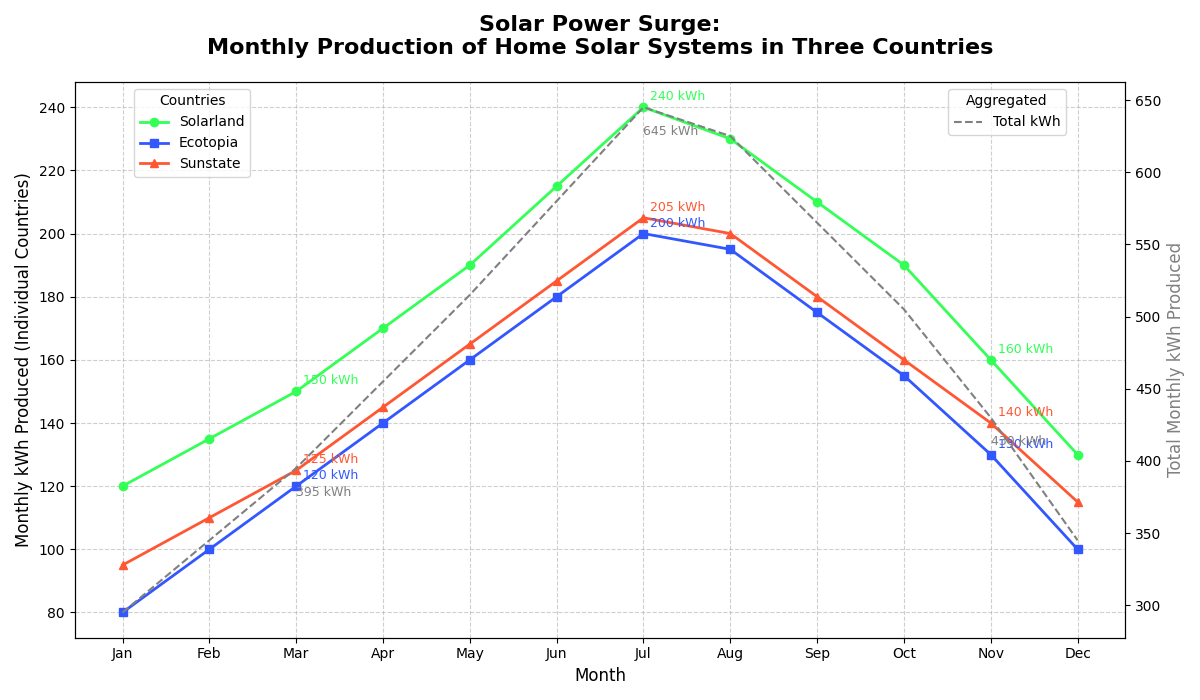

The Python source for this figure:
import matplotlib.pyplot as plt
import numpy as np

months = np.array(['Jan', 'Feb', 'Mar', 'Apr', 'May', 'Jun', 'Jul', 'Aug', 'Sep', 'Oct', 'Nov', 'Dec'])
solarland = np.array([120, 135, 150, 170, 190, 215, 240, 230, 210, 190, 160, 130])
ecotopia = np.array([80, 100, 120, 140, 160, 180, 200, 195, 175, 155, 130, 100])
sunstate = np.array([95, 110, 125, 145, 165, 185, 205, 200, 180, 160, 140, 115])

fig, ax = plt.subplots(figsize=(12, 7))

# Changed color assignments for each country
ax.plot(months, solarland, label='Solarland', marker='o', linestyle='-', color='#33FF57', linewidth=2)  # Changed from #FF5733
ax.plot(months, ecotopia, label='Ecotopia', marker='s', linestyle='-', color='#3357FF', linewidth=2)    # Changed from #33FF57
ax.plot(months, sunstate, label='Sunstate', marker='^', linestyle='-', color='#FF5733', linewidth=2)    # Changed from #3357FF

total_kWh = solarland + ecotopia + sunstate
ax2 = ax.twinx()
ax2.plot(months, total_kWh, label='Total kWh', color='gray', linestyle='--', linewidth=1.5)

significant_months = [2, 6, 10]
for i in significant_months:
    ax.annotate(f'{solarland[i]} kWh', xy=(months[i], solarland[i]), xytext=(5, 5), textcoords='offset points', fontsize=9, color='#33FF57')  # Changed color
    ax.annotate(f'{ecotopia[i]} kWh', xy=(months[i], ecotopia[i]), xytext=(5, 5), textcoords='offset points', fontsize=9, color='#3357FF')  # Changed color
    ax.annotate(f'{sunstate[i]} kWh', xy=(months[i], sunstate[i]), xytext=(5, 5), textcoords='offset points', fontsize=9, color='#FF5733')  # Changed color
    ax2.annotate(f'{total_kWh[i]} kWh', xy=(months[i], total_kWh[i]), xytext=(0, -20), textcoords='offset points', fontsize=9, color='gray')

ax.set_title('Solar Power Surge:\nMonthly Production of Home Solar Systems in Three Countries', fontsize=16, pad=20, weight='bold')
ax.set_xlabel('Month', fontsize=12)
ax.set_ylabel('Monthly kWh Produced (Individual Countries)', fontsize=12)
ax2.set_ylabel('Total Monthly kWh Produced', fontsize=12, color='gray')

ax.legend(loc='upper left', bbox_to_anchor=(0.05, 1), title='Countries')
ax2.legend(loc='upper right', bbox_to_anchor=(0.95, 1), title='Aggregated')

ax.grid(visible=True, linestyle='--', alpha=0.6)
plt.tight_layout()

plt.show()
